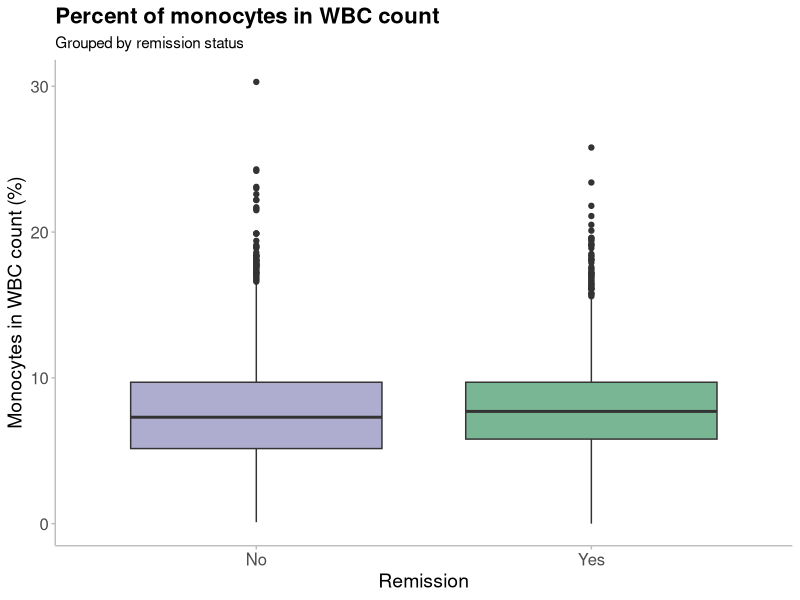

R code for this plot:
#----Script Header-------------------------------------------------------------####
# Date: 09.09.2025         
# Author: Data_drama_queens     
# Filename: creating-plots
# Description: Script for creating plots.
#              We were given 5 questions, and asked to select one question each.
#              We have answered the following questions:
#                 - Are there any correlated measurements?
#                 - Does the white blood cell count distribution depend on pot?
#                 - Does remission of inflammation after Thiopurines for > 12 
#                   weeks change with percent of monocytes in WBC count?
#               
# Project: RMED901A_Exam_Assignment
#-------------------------------------------------------------------------------###


# Read the data ----
library(ggplot2)
library(tidyverse)
library(here)

patient_data <- read_delim(
  here("data", "data_for_analysis", "20250908-tidy-joined-exam-data.txt"),
  delim = "\t"
)




# Remission and percent of monocytes ----
# Here, we investigates if remission of inflammation after Thiopurines for > 12 weeks 
# change with percent of monocytes in WBC count.
#Create a boxplot
remission_mono_plot <- ggplot(data=patient_data, 
                              mapping=aes(x=remission, y=mono_percent)) + #select variables
  geom_boxplot(fill=c("#7876B199", "#20854E99")) + #create a box plot and set specific colours
  xlab("Remission") + #change x axis label
  ylab("Monocytes in WBC count (%)") + #y axis labels
  labs(title = "Percent of monocytes in WBC count",
       subtitle = "Grouped by remission status") +
  theme_minimal() + #use the minimal theme
  theme(
    panel.grid.major = element_blank(), #remove major grid
    panel.grid.minor = element_blank(), #remove minor grid
    axis.line = element_line(colour="grey", linewidth = 0.5), #include x and y axis
    axis.ticks = element_line(colour = "grey", linewidth = 0.5), #include tick marks
    legend.position = "None", #remove legend
    plot.title = element_text(size = 16, face = "bold"), #change title font
    axis.title = element_text(size = 14), #change axis title size
    axis.text.x = element_text( size = 12), #change x-axis text size
    axis.text.y = element_text(size=12) #change y-axis text size
  ) 
  
  
remission_mono_plot

# A visual inspection of the plot suggests that there is no difference in
# percent of monocytes in WBC count for groups with or without remission of inflammation
# after Thiopurines for > 12 weeks.
